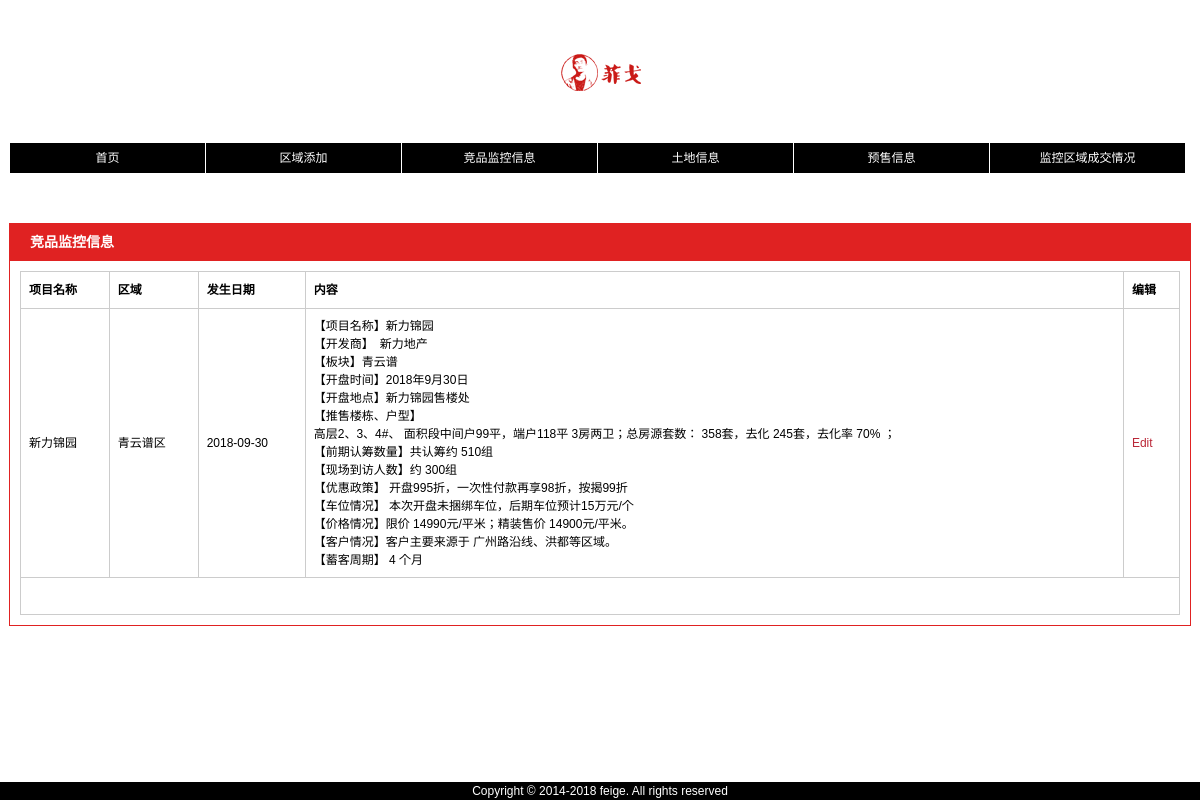
Screenshot of /info/info.php with the database file from the repository.
### tables this page shows
CREATE TABLE IF NOT EXISTS `f_info` (
  `id` mediumint(8) unsigned NOT NULL AUTO_INCREMENT,
  `info_name` varchar(30) NOT NULL,
  `city_name` varchar(10) NOT NULL,
  `fa_time` date NOT NULL,
  `info` text NOT NULL,
  PRIMARY KEY (`id`)
);

### inc/config.php (called while the page is built, shortened)
<?php
$info_fenye=30;
?>

### info/info.php (the view, shortened to what this page needs)
<?php
require ('../inc/config.php');
include ('../header.php');
$display = $info_fenye;
if (isset($_GET['s']) && is_numeric($_GET['s'])) {
	$start = $_GET['s'];
} else {
	$start = 0;
}
$q = "SELECT id, info_name, city_name, fa_time, fa_time, info FROM f_info ORDER BY fa_time DESC LIMIT $start, $display";
$r = mysqli_query ($conn, $q) or trigger_error("Query: $q\n<br />MySQL Error: " . mysqli_error($conn));
?>
<div class="portlet wrap mT50">
	<div class="portlet-title">竞品监控信息</div>
	<div class="portlet-body">
        <table id="datatable" class="tableStyle ">
        <thead>
            <tr>
                <th>项目名称</th>
				<th>区域</th>
				<th>发生日期</th>
                <th>内容</th>
                <th>编辑</th>
            </tr>
         </thead>
         <tbody>
		 <?php
			while ($row = mysqli_fetch_array ($r, MYSQLI_ASSOC)) {
			echo '<tr>
					<td>' . $row['info_name'] . '</td>
					<td>' . $row['city_name'] . '</td>
					<td>' . $row['fa_time'] . '</td>
					<td>' . htmlspecialchars_decode($row['info']) . '</td>
					<td><a href="info_edit.php?id=' . $row['id'] . '">Edit</a></td>
				</tr>
				';
			}
		 ?>
		 <tr>
			 <td colspan="10">
			 </td>
		 </tr>
        </tbody>
        </table>
    </div>
</div>
<?php
include ('../footer.php');
?>

### css/css.css (style rules this page uses)
html { color:#000;background:#fff;overflow-y:scroll; }
body,ul,ol,h1,h2,h3,h4,h5,h6,p,dl,dd,form,input,button,textarea,fieldset,legend,select,th,td { margin:0;padding:0 }
body,button,input,select,textarea { font:12px/1.5 Tahoma,Arial,"\5b8b\4f53",sans-serif; }
a { color:#333;text-decoration:none; }
.wrap { margin:0 auto; width:1180px; }
.mT50 { margin-top:50px; }
.portlet { border:1px solid #e02222; }
.portlet-title { font-size:14px;font-weight:bold;background-color:#e02222;color:#fff;padding:8px 20px; }
.portlet-body { padding:10px; }
.tableStyle { border-collapse: collapse;width: 100%;background-color: White; }
.tableStyle th { border: 1.0pt solid windowtext;border-color: #cccccc; text-align:left;word-wrap: normal;word-break: keep-all;overflow:hidden; height:20px;line-height:20px; padding:8px; }
.tableStyle td { border-left: 1.0pt solid windowtext;border-right: 1.0pt solid windowtext;border-bottom: 1.0pt solid windowtext; border-color: #cccccc; height:20px; padding:8px; }
.tableStyle a { color:#ba2636; }

### rows the page displays
f_info: info_name "新力锦园", city_name "青云谱区", fa_time "2018-09-30", info "【项目名称】新力锦园 【开发商】 新力地产 【板块】青云谱 【开盘时间】2018年9月30日 【开盘地点】新力锦园售楼处 【推售楼栋、户型】 高层2、3、4#、 面积段中间户99平，端户118平 3房两卫；总房源套数： 358套，去化 245套，去化率 70% ； 【前期认筹数量】共认筹约 510组 【现场到访人数】约 300组 【优惠政策】 开盘995折，一次性付款再享98折，按揭99折 【车位情况】 本次开盘未捆绑车位，后期车位预计15万元/个 【价格情况】限价 14990元/平米；精装售价 14900元/平米。 【客户情况】客户主要来源于 广州路沿线、洪都等区域。 【蓄客周期】 4 个月"
